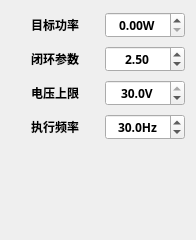
                      <widget class="QWidget" name="scrollAreaWidgetContents">
                       <property name="geometry">
                        <rect>
                         <x>0</x>
                         <y>0</y>
                         <width>196</width>
                         <height>240</height>
                        </rect>
                       </property>
                       <layout class="QVBoxLayout" name="verticalLayout_15">
                        <item>
                         <layout class="QHBoxLayout" name="horizontalLayout_10" stretch="1,2">
                          <item>
                           <widget class="QLabel" name="label_9">
                            <property name="minimumSize">
                             <size>
                              <width>0</width>
                              <height>28</height>
                             </size>
                            </property>
                            <property name="font">
                             <font>
                              <family>Sarasa Fixed SC SemiBold</family>
                              <bold>true</bold>
                             </font>
                            </property>
                            <property name="text">
                             <string>目标功率</string>
                            </property>
                            <property name="alignment">
                             <set>Qt::AlignCenter</set>
                            </property>
                            <property name="margin">
                             <number>6</number>
                            </property>
                           </widget>
                          </item>
                          <item>
                           <widget class="QDoubleSpinBox" name="spinBoxKeepPowerSet">
                            <property name="maximumSize">
                             <size>
                              <width>80</width>
                              <height>16777215</height>
                             </size>
                            </property>
                            <property name="font">
                             <font>
                              <family>Sarasa Fixed SC SemiBold</family>
                              <bold>true</bold>
                             </font>
                            </property>
                            <property name="alignment">
                             <set>Qt::AlignCenter</set>
                            </property>
                            <property name="suffix">
                             <string>W</string>
                            </property>
                            <property name="decimals">
                             <number>2</number>
                            </property>
                            <property name="minimum">
                             <double>0.000000000000000</double>
                            </property>
                            <property name="maximum">
                             <double>100.000000000000000</double>
                            </property>
                            <property name="singleStep">
                             <double>0.100000000000000</double>
                            </property>
                            <property name="stepType">
                             <enum>QAbstractSpinBox::AdaptiveDecimalStepType</enum>
                            </property>
                           </widget>
                          </item>
                         </layout>
                        </item>
                        <item>
                         <layout class="QHBoxLayout" name="horizontalLayout_11" stretch="1,2">
                          <item>
                           <widget class="QLabel" name="label_10">
                            <property name="minimumSize">
                             <size>
                              <width>0</width>
                              <height>28</height>
                             </size>
                            </property>
                            <property name="font">
                             <font>
                              <family>Sarasa Fixed SC SemiBold</family>
                              <bold>true</bold>
                             </font>
                            </property>
                            <property name="text">
                             <string>闭环参数</string>
                            </property>
                            <property name="alignment">
                             <set>Qt::AlignCenter</set>
                            </property>
                            <property name="margin">
                             <number>6</number>
                            </property>
                           </widget>
                          </item>
                          <item>
                           <widget class="QDoubleSpinBox" name="spinBoxKeepPowerPi">
                            <property name="maximumSize">
                             <size>
                              <width>80</width>
                              <height>16777215</height>
                             </size>
                            </property>
                            <property name="font">
                             <font>
                              <family>Sarasa Fixed SC SemiBold</family>
                              <bold>true</bold>
                             </font>
                            </property>
                            <property name="alignment">
                             <set>Qt::AlignCenter</set>
                            </property>
                            <property name="decimals">
                             <number>2</number>
                            </property>
                            <property name="minimum">
                             <double>0.000000000000000</double>
                            </property>
                            <property name="maximum">
                             <double>40.000000000000000</double>
                            </property>
                            <property name="singleStep">
                             <double>0.100000000000000</double>
                            </property>
                            <property name="stepType">
                             <enum>QAbstractSpinBox::AdaptiveDecimalStepType</enum>
                            </property>
                            <property name="value">
                             <double>2.500000000000000</double>
                            </property>
                           </widget>
                          </item>
                         </layout>
                        </item>
                        <item>
                         <layout class="QHBoxLayout" name="horizontalLayout_35" stretch="1,2">
                          <item>
                           <widget class="QLabel" name="label_28">
                            <property name="minimumSize">
                             <size>
                              <width>0</width>
                              <height>28</height>
                             </size>
                            </property>
                            <property name="font">
                             <font>
                              <family>Sarasa Fixed SC SemiBold</family>
                              <bold>true</bold>
                             </font>
                            </property>
                            <property name="text">
                             <string>电压上限</string>
                            </property>
                            <property name="alignment">
                             <set>Qt::AlignCenter</set>
                            </property>
                            <property name="margin">
                             <number>6</number>
                            </property>
                           </widget>
                          </item>
                          <item>
                           <widget class="QDoubleSpinBox" name="spinBoxKeepPowerMaxV">
                            <property name="maximumSize">
                             <size>
                              <width>80</width>
                              <height>16777215</height>
                             </size>
                            </property>
                            <property name="font">
                             <font>
                              <family>Sarasa Fixed SC SemiBold</family>
                              <bold>true</bold>
                             </font>
                            </property>
                            <property name="alignment">
                             <set>Qt::AlignCenter</set>
                            </property>
                            <property name="suffix">
                             <string>V</string>
                            </property>
                            <property name="decimals">
                             <number>1</number>
                            </property>
                            <property name="minimum">
                             <double>0.000000000000000</double>
                            </property>
                            <property name="maximum">
                             <double>30.000000000000000</double>
                            </property>
                            <property name="singleStep">
                             <double>0.100000000000000</double>
                            </property>
                            <property name="stepType">
                             <enum>QAbstractSpinBox::AdaptiveDecimalStepType</enum>
                            </property>
                            <property name="value">
                             <double>30.000000000000000</double>
                            </property>
                           </widget>
                          </item>
                         </layout>
                        </item>
                        <item>
                         <layout class="QHBoxLayout" name="horizontalLayout_19" stretch="1,2">
                          <item>
                           <widget class="QLabel" name="label_19">
                            <property name="minimumSize">
                             <size>
                              <width>0</width>
                              <height>28</height>
                             </size>
                            </property>
                            <property name="font">
                             <font>
                              <family>Sarasa Fixed SC SemiBold</family>
                              <bold>true</bold>
                             </font>
                            </property>
                            <property name="text">
                             <string>执行频率</string>
                            </property>
                            <property name="alignment">
                             <set>Qt::AlignCenter</set>
                            </property>
                            <property name="margin">
                             <number>6</number>
                            </property>
                           </widget>
                          </item>
                          <item>
                           <widget class="QDoubleSpinBox" name="spinBoxKeepPowerLoopFreq">
                            <property name="maximumSize">
                             <size>
                              <width>80</width>
                              <height>16777215</height>
                             </size>
                            </property>
                            <property name="font">
                             <font>
                              <family>Sarasa Fixed SC SemiBold</family>
                              <bold>true</bold>
                             </font>
                            </property>
                            <property name="alignment">
                             <set>Qt::AlignCenter</set>
                            </property>
                            <property name="suffix">
                             <string>Hz</string>
                            </property>
                            <property name="decimals">
                             <number>1</number>
                            </property>
                            <property name="minimum">
                             <double>0.000000000000000</double>
                            </property>
                            <property name="maximum">
                             <double>100.000000000000000</double>
                            </property>
                            <property name="singleStep">
                             <double>0.100000000000000</double>
                            </property>
                            <property name="stepType">
                             <enum>QAbstractSpinBox::AdaptiveDecimalStepType</enum>
                            </property>
                            <property name="value">
                             <double>30.000000000000000</double>
                            </property>
                           </widget>
                          </item>
                         </layout>
                        </item>
                        <item>
                         <spacer name="verticalSpacer">
                          <property name="orientation">
                           <enum>Qt::Vertical</enum>
                          </property>
                          <property name="sizeHint" stdset="0">
                           <size>
                            <width>20</width>
                            <height>40</height>
                           </size>
                          </property>
                         </spacer>
                        </item>
                       </layout>
                      </widget>
